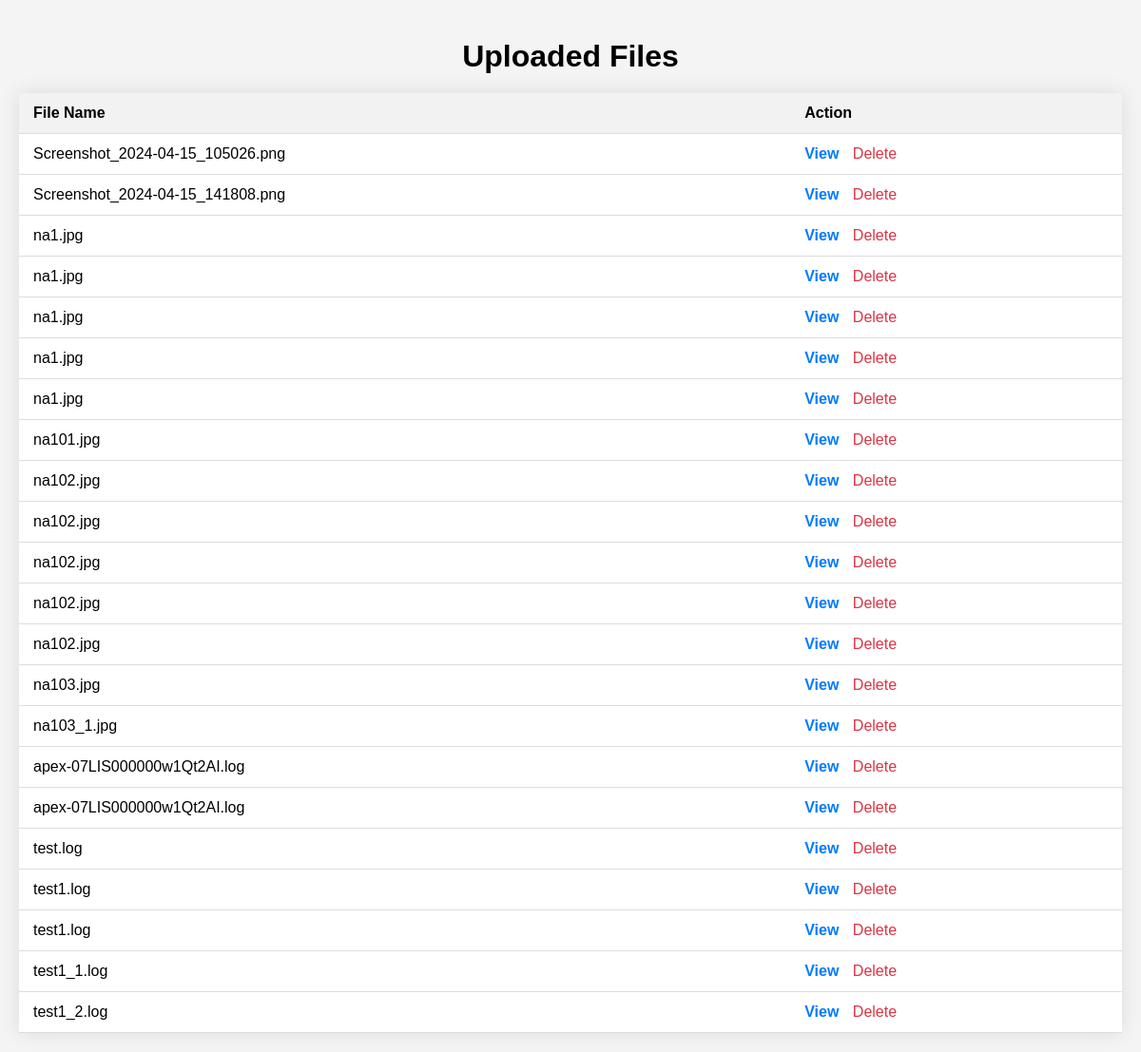
/user-files (signed in), run on an earlier commit of the app's database.
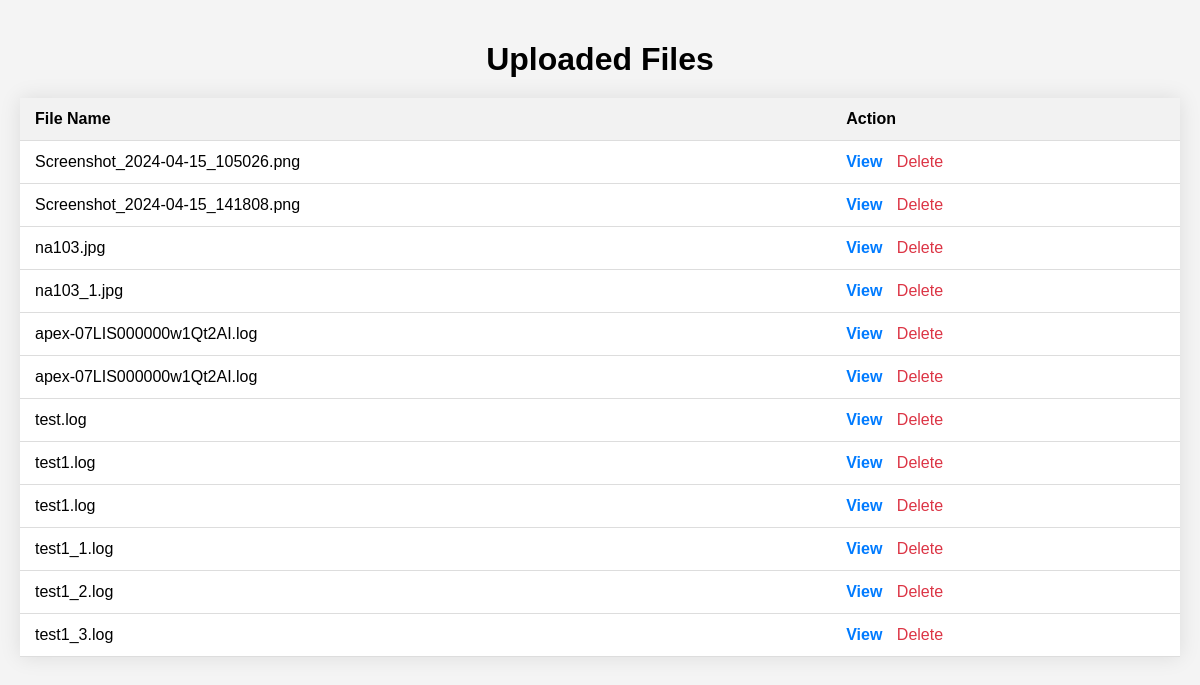
And on a later commit of the database.
### tables this page shows
CREATE TABLE files (
        id INTEGER PRIMARY KEY AUTOINCREMENT,
        user_id INTEGER,
        filename TEXT NOT NULL,
        file_data BLOB NOT NULL, user_email TEXT,
        FOREIGN KEY (user_id) REFERENCES users(id)
    );

### HTML/app.py (the view)
@app.route('/user-files')
def user_files():
    try:
        email = session.get('email')
        if not email:
            return jsonify(error='User not logged in'), 401
        conn = sqlite3.connect('database.db')
        cursor = conn.cursor()
        cursor.execute('SELECT filename FROM files WHERE user_email=?', (email,))
        files = cursor.fetchall()
        conn.close()
        return render_template('uploded-files.html', files=files)
    except Exception as e:
        return jsonify(error='Error retrieving files: ' + str(e)), 500

### HTML/app.py (called while the page is built)
@login_manager.user_loader
def load_user(user_id):
    return User(user_id)

### HTML/templates/uploded-files.html (shortened to what this page needs)
<!DOCTYPE html>
<html lang="en">
<head>
</head>
<body>
    <h1>Uploaded Files</h1>
    <table>
        <thead>
            <tr>
                <th>File Name</th>
                <th>Action</th>
            </tr>
        </thead>
        <tbody>
            {% for file in files %}
            <tr id="file-row-{{ loop.index }}">
                <td>{{ file[0] }}</td>
                <td>
                    <a href="{{ url_for('view_file', filename=file[0]) }}" target="_blank">View</a>
                    <span class="delete-icon" onclick="confirmDelete({{ loop.index }})">Delete</span>
                </td>
            </tr>
            {% endfor %}
        </tbody>
    </table>
</body>
</html>

### HTML/templates/uploded-files.html (style rules this page uses)
body { font-family: Arial, sans-serif; background-color: #f4f4f4; margin: 0; padding: 20px; }
h1 { text-align: center; margin-bottom: 20px; }
table { width: 100%; border-collapse: collapse; background-color: #fff; box-shadow: 0 0 20px rgba(0, 0, 0, 0.1); }
th, td { padding: 12px 15px; text-align: left; border-bottom: 1px solid #ddd; }
th { background-color: #f2f2f2; }
a { text-decoration: none; color: #007bff; font-weight: bold; margin-right: 10px; }
.delete-icon { color: #dc3545; cursor: pointer; }

What changed in the data, as far as the page shows it:
removed files: filename "na1.jpg"
removed files: filename "na1.jpg"
removed files: filename "na1.jpg"
removed files: filename "na1.jpg"
removed files: filename "na1.jpg"
removed files: filename "na101.jpg"
removed files: filename "na102.jpg"
removed files: filename "na102.jpg"
removed files: filename "na102.jpg"
removed files: filename "na102.jpg"
removed files: filename "na102.jpg"
added files: filename "test1_3.log"
